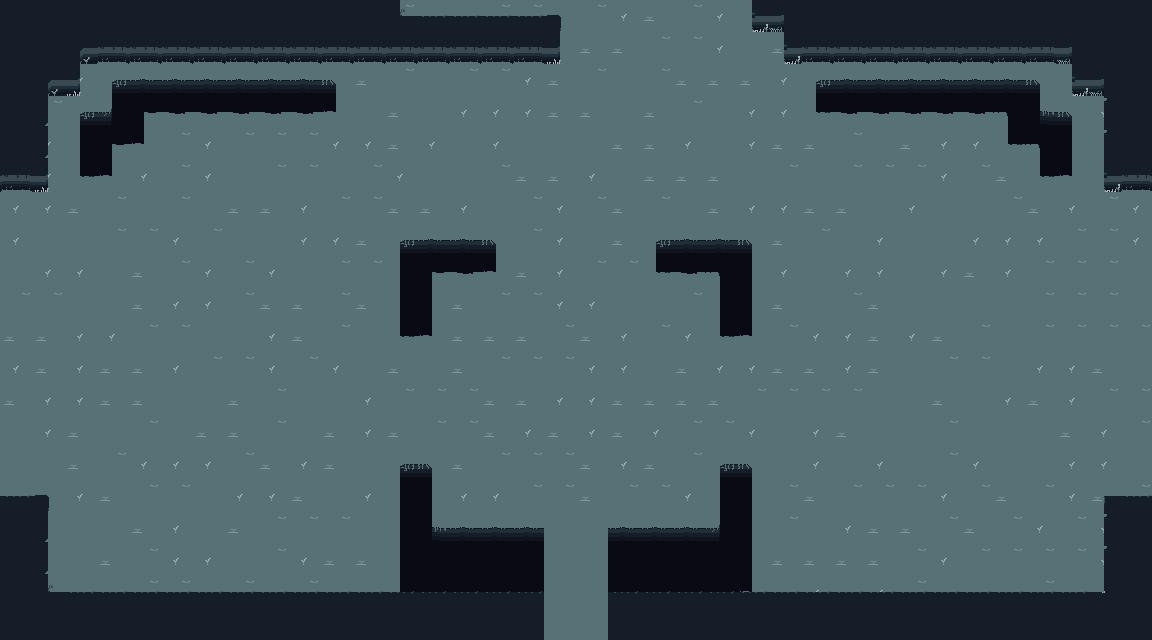

Below is a game level as drawn by its tile map, then a one-line description and the .tmx file that defines it, in full:
An orthogonal 36x20 tile map with 32x32 px tiles, 3 tile layers (ground, aboveground, decor) and 6 objects (SpawnTriggerH, SpawnTriggerV).

<map version="1.9" tiledversion="1.9.2" orientation="orthogonal" renderorder="right-down" width="36" height="20" tilewidth="32" tileheight="32" infinite="0" nextlayerid="9" nextobjectid="24">
 <tileset firstgid="1" source="ground_tilset.tsx" />
 <layer id="2" name="ground" width="36" height="20">
  <properties>
   <property name="unity:SortingLayer" value="Ground" />
   <property name="unity:layer" value="Ground" />
  </properties>
  <data encoding="csv">
20,20,18,19,19,19,19,17,19,18,17,20,18,20,20,18,18,17,18,19,17,18,19,20,19,19,18,20,19,17,17,19,19,17,17,19,
19,19,17,20,19,17,17,19,17,20,17,18,20,17,19,20,18,17,17,17,18,18,19,20,17,18,17,17,18,18,18,20,20,17,20,17,
19,17,19,28,31,31,31,31,31,31,29,17,18,20,18,18,19,17,18,20,18,17,17,17,19,28,31,31,31,31,31,31,29,20,19,17,
19,18,28,35,26,30,30,30,30,30,37,20,17,20,19,19,19,17,17,20,17,18,20,19,19,36,30,30,30,30,30,27,34,29,19,17,
17,19,39,26,37,18,19,18,18,18,19,19,17,19,20,19,20,20,20,17,17,19,20,19,17,17,18,20,17,19,19,36,27,38,18,19,
17,19,36,37,19,18,19,20,18,18,20,18,19,20,20,18,17,17,19,20,17,17,17,20,18,20,18,18,18,19,18,17,36,37,18,18,
19,19,17,18,20,18,20,17,17,19,18,18,17,17,19,20,18,19,18,17,18,20,17,19,19,17,17,20,19,20,20,18,17,19,18,19,
19,20,20,18,18,19,18,20,20,19,19,17,28,31,31,29,18,19,20,17,28,31,31,29,17,18,20,19,20,20,19,19,19,18,18,19,
20,19,19,20,17,18,19,18,19,20,18,18,39,26,30,37,17,19,18,18,36,30,27,38,19,20,19,19,20,19,17,19,18,18,18,20,
18,18,20,20,17,19,19,18,17,17,18,17,39,38,17,18,18,19,19,20,20,18,39,38,17,20,18,17,20,20,20,20,18,18,18,20,
17,17,19,19,18,18,20,20,19,17,18,20,36,37,17,17,17,18,17,19,18,19,36,37,18,19,19,17,19,17,18,20,18,18,18,18,
19,17,19,17,17,19,18,18,19,18,19,20,17,20,17,18,18,18,19,19,20,17,19,19,17,17,19,17,20,18,18,20,19,19,17,20,
17,19,19,17,17,20,20,17,18,20,20,19,18,18,18,17,17,19,19,17,17,17,17,18,18,18,18,20,20,17,20,19,17,19,18,18,
20,19,17,20,18,20,17,17,18,20,17,19,17,18,18,17,19,17,19,17,19,18,18,19,20,19,17,20,20,18,20,20,20,17,18,18,
20,20,17,18,19,19,19,18,17,19,17,20,28,29,17,18,18,18,17,19,17,18,28,29,20,19,20,19,20,18,19,20,20,19,20,20,
17,17,19,17,18,18,20,19,19,17,20,19,39,38,19,19,18,18,17,18,18,19,39,38,18,17,18,18,18,19,18,17,18,19,17,18,
18,20,20,20,17,19,20,17,18,18,18,20,39,34,31,31,31,20,20,31,31,31,35,38,18,20,19,17,17,18,17,18,19,18,19,18,
18,17,20,17,18,19,19,20,18,19,17,17,39,25,25,25,25,20,20,25,25,25,25,38,17,17,17,17,18,19,18,18,18,18,19,17,
17,17,20,20,18,18,17,18,17,18,20,20,36,30,30,30,25,20,20,25,30,30,30,37,17,19,20,19,18,17,17,17,18,20,19,17,
18,20,20,19,17,18,20,18,17,19,17,18,18,17,17,25,25,20,20,25,19,18,17,17,19,18,19,19,19,18,18,19,18,19,19,20
</data>
 </layer>
 <layer id="1" name="aboveground" width="36" height="20">
  <properties>
   <property name="unity:SortingLayer" value="Ground" />
   <property name="unity:layer" value="AboveGround" />
  </properties>
  <data encoding="csv">
9,9,9,9,9,9,9,9,9,9,9,9,12,6,6,6,6,3,0,0,0,0,0,10,5,9,9,9,9,9,9,9,9,9,9,9,
9,9,4,7,7,7,7,7,7,7,7,7,7,7,7,7,7,11,0,0,0,0,0,0,10,7,7,7,7,7,7,7,7,5,9,9,
9,4,11,0,0,0,0,0,0,0,0,0,0,0,0,0,0,0,0,0,0,0,0,0,0,0,0,0,0,0,0,0,0,10,5,9,
9,15,0,0,0,0,0,0,0,0,0,0,0,0,0,0,0,0,0,0,0,0,0,0,0,0,0,0,0,0,0,0,0,0,14,9,
9,15,0,0,0,0,0,0,0,0,0,0,0,0,0,0,0,0,0,0,0,0,0,0,0,0,0,0,0,0,0,0,0,0,14,9,
7,11,0,0,0,0,0,0,0,0,0,0,0,0,0,0,0,0,0,0,0,0,0,0,0,0,0,0,0,0,0,0,0,0,10,7,
0,0,0,0,0,0,0,0,0,0,0,0,0,0,0,0,0,0,0,0,0,0,0,0,0,0,0,0,0,0,0,0,0,0,0,0,
0,0,0,0,0,0,0,0,0,0,0,0,0,0,0,0,0,0,0,0,0,0,0,0,0,0,0,0,0,0,0,0,0,0,0,0,
0,0,0,0,0,0,0,0,0,0,0,0,0,0,0,0,0,0,0,0,0,0,0,0,0,0,0,0,0,0,0,0,0,0,0,0,
0,0,0,0,0,0,0,0,0,0,0,0,0,0,0,0,0,0,0,0,0,0,0,0,0,0,0,0,0,0,0,0,0,0,0,0,
0,0,0,0,0,0,0,0,0,0,0,0,0,0,0,0,0,0,0,0,0,0,0,0,0,0,0,0,0,0,0,0,0,0,0,0,
0,0,0,0,0,0,0,0,0,0,0,0,0,0,0,0,0,0,0,0,0,0,0,0,0,0,0,0,0,0,0,0,0,0,0,0,
0,0,0,0,0,0,0,0,0,0,0,0,0,0,0,0,0,0,0,0,0,0,0,0,0,0,0,0,0,0,0,0,0,0,0,0,
0,0,0,0,0,0,0,0,0,0,0,0,0,0,0,0,0,0,0,0,0,0,0,0,0,0,0,0,0,0,0,0,0,0,19,0,
0,0,0,0,0,0,0,0,0,0,0,0,0,0,0,0,0,0,0,0,0,0,0,0,0,0,0,0,0,0,0,0,0,0,19,0,
6,3,0,0,0,0,0,0,0,0,0,0,0,0,0,0,0,0,0,0,0,0,0,0,0,0,0,0,0,0,0,0,0,0,2,6,
9,15,0,0,0,0,0,0,0,0,0,0,0,0,0,0,0,0,0,0,0,0,0,0,0,0,0,0,0,0,0,0,0,0,14,9,
9,15,0,0,0,0,0,0,0,0,0,0,0,0,0,0,0,0,0,0,0,0,0,0,0,0,0,0,0,0,0,0,0,0,14,9,
9,12,6,6,6,6,6,6,6,6,6,6,6,6,6,6,6,0,0,6,6,6,6,6,6,6,6,6,6,6,6,6,6,6,13,9,
9,9,9,9,9,9,9,9,9,9,9,9,9,9,9,9,9,0,0,9,9,9,9,9,9,9,9,9,9,9,9,9,9,9,9,9
</data>
 </layer>
 <layer id="6" name="decor" width="36" height="20">
  <properties>
   <property name="unity:SortingLayer" value="Ground" />
   <property name="unity:layer" value="Ground" />
  </properties>
  <data encoding="csv">
0,0,0,0,0,0,0,0,0,0,0,0,0,0,0,0,0,0,0,0,0,0,0,0,0,0,0,0,0,0,0,0,0,0,0,0,
0,0,0,0,0,0,0,0,0,0,0,0,0,0,0,0,0,0,0,0,0,0,0,0,0,0,0,0,0,0,0,0,0,0,0,0,
0,0,0,0,0,0,0,0,0,0,0,0,0,0,0,0,0,0,0,0,0,0,0,0,0,0,0,0,0,0,0,0,0,0,0,0,
0,0,0,0,0,0,0,0,0,0,0,0,0,0,0,0,0,0,0,0,0,0,0,0,0,0,0,0,0,0,0,0,0,0,0,0,
0,0,0,0,0,0,0,0,0,0,0,0,0,0,0,0,0,0,0,0,0,0,0,0,0,0,0,0,0,0,0,0,0,0,0,0,
0,0,0,0,0,0,0,0,0,0,0,0,0,0,0,0,0,0,0,0,0,0,0,0,0,0,0,0,0,0,0,0,0,0,0,0,
0,0,0,0,0,0,0,0,0,0,0,0,0,0,0,0,0,0,0,0,0,0,0,0,0,0,0,0,0,0,0,0,0,0,0,0,
0,0,0,0,0,0,0,0,0,0,0,0,0,0,0,0,0,0,0,0,0,0,0,0,0,0,0,0,0,0,0,0,0,0,0,0,
0,0,0,0,0,0,0,0,0,0,0,0,0,0,0,0,0,0,0,0,0,0,0,0,0,0,0,0,0,0,0,0,0,0,0,0,
0,0,0,0,0,0,0,0,0,0,0,0,0,0,0,0,0,0,0,0,0,0,0,0,0,0,0,0,0,0,0,0,0,0,0,0,
0,0,0,0,0,0,0,0,0,0,0,0,0,0,0,0,0,0,0,0,0,0,0,0,0,0,0,0,0,0,0,0,0,0,0,0,
0,0,0,0,0,0,0,0,0,0,0,0,0,0,0,0,0,0,0,0,0,0,0,0,0,0,0,0,0,0,0,0,0,0,0,0,
0,0,0,0,0,0,0,0,0,0,0,0,0,0,0,0,0,0,0,0,0,0,0,0,0,0,0,0,0,0,0,0,0,0,0,0,
0,0,0,0,0,0,0,0,0,0,0,0,0,0,0,0,0,0,0,0,0,0,0,0,0,0,0,0,0,0,0,0,0,0,0,0,
0,0,0,0,0,0,0,0,0,0,0,0,0,0,0,0,0,0,0,0,0,0,0,0,0,0,0,0,0,0,0,0,0,0,0,0,
0,0,0,0,0,0,0,0,0,0,0,0,0,0,0,0,0,0,0,0,0,0,0,0,0,0,0,0,0,0,0,0,0,0,0,0,
0,0,0,0,0,0,0,0,0,0,0,0,0,0,0,0,0,0,0,0,0,0,0,0,0,0,0,0,0,0,0,0,0,0,0,0,
0,0,0,0,0,0,0,0,0,0,0,0,0,0,0,0,0,0,0,0,0,0,0,0,0,0,0,0,0,0,0,0,0,0,0,0,
0,0,0,0,0,0,0,0,0,0,0,0,0,0,0,0,0,0,0,0,0,0,0,0,0,0,0,0,0,0,0,0,0,0,0,0,
0,0,0,0,0,0,0,0,0,0,0,0,0,0,0,0,0,0,0,0,0,0,0,0,0,0,0,0,0,0,0,0,0,0,0,0
</data>
 </layer>
 <objectgroup id="3" name="levelTriggers">
  <properties>
   <property name="unity:IsTrigger " type="bool" value="true" />
  </properties>
  <object id="15" template="Templates/LT.tx" x="576" y="320">
   <properties>
    <property name="Idx" type="int" value="1" />
   </properties>
  </object>
  <object id="16" template="Templates/AT.tx" x="576" y="320">
   <properties>
    <property name="Idx" type="int" value="1" />
   </properties>
  </object>
  <object id="18" template="Templates/STH.tx" class="SpawnTriggerH" x="576" y="32" />
  <object id="21" template="Templates/STH.tx" x="576" y="608" />
  <object id="22" template="Templates/STV.tx" class="SpawnTriggerV" x="32" y="320" />
  <object id="23" template="Templates/STV.tx" x="1120" y="320" />
 </objectgroup>
</map>
